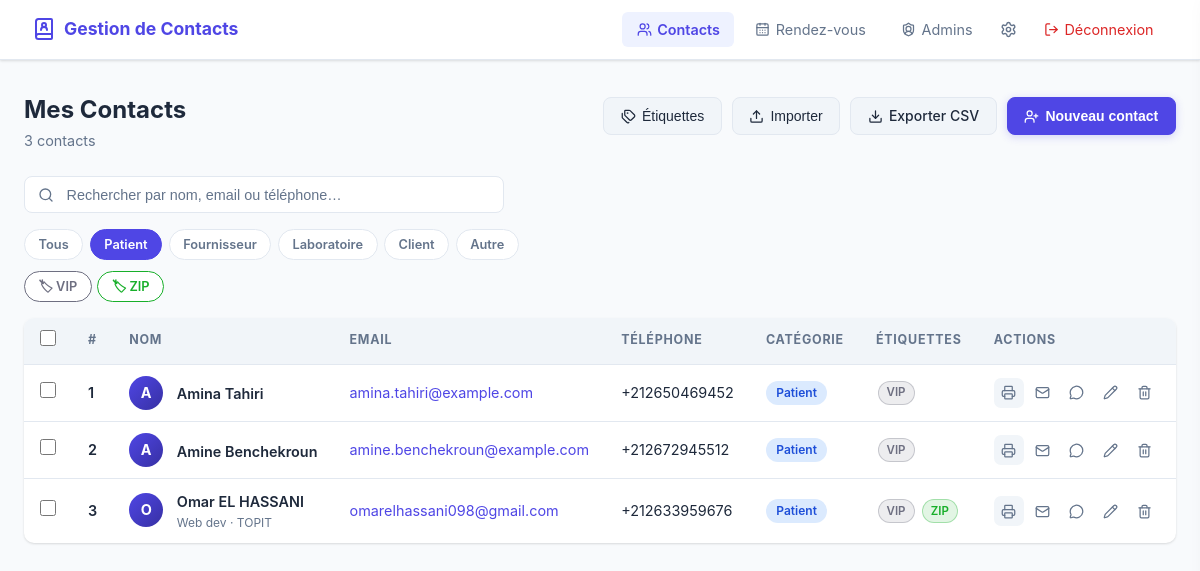
The app's page /contacts?q=&cat=Patient (signed in) with its own data.
### tables this page shows
CREATE TABLE labels (
            id INTEGER PRIMARY KEY AUTOINCREMENT,
            name TEXT UNIQUE NOT NULL,
            color TEXT DEFAULT '#6366f1'
        );

CREATE TABLE contacts (
            id INTEGER PRIMARY KEY AUTOINCREMENT,
            name TEXT NOT NULL,
            email TEXT NOT NULL,
            phone TEXT NOT NULL,
            category TEXT DEFAULT '',
            address TEXT DEFAULT '',
            fonction TEXT DEFAULT '',
            company TEXT DEFAULT ''
        , labels TEXT DEFAULT '');

### app.py (the view, shortened to what this page needs)
@app.route("/contacts")
@login_required
def contacts():
    query      = request.args.get("q", "").strip()
    cat_filter = request.args.get("cat", "").strip()
    lbl_filter = request.args.get("lbl", "").strip()
    if query:
        contact_list = service.search_contacts(query)
    else:
        contact_list = service.get_all_contacts()
    if cat_filter:
        contact_list = [c for c in contact_list if c.get("category") == cat_filter]
    all_labels = label_service.get_all_labels()
    for c in contact_list:
        c["label_list"] = label_service.get_labels_for_contact(c["id"])
    return render_template("contacts.html",
                           contacts=contact_list, query=query,
                           categories=CATEGORIES, cat_filter=cat_filter,
                           all_labels=all_labels, lbl_filter=lbl_filter)

### app.py (called while the page is built)
def login_required(f):
    @wraps(f)
    def decorated(*args, **kwargs):
        if not session.get("logged_in"):
            flash("Veuillez vous connecter.", "warning")
            return redirect(url_for("login"))
        return f(*args, **kwargs)
    return decorated

### database/db.py (called while the page is built)
def get_connection():
    conn = sqlite3.connect(DB_NAME)
    conn.row_factory = sqlite3.Row
    return conn

### services/contact_service.py (called while the page is built)
    def get_all_contacts(self):
        conn = get_connection()
        cursor = conn.cursor()
        cursor.execute("SELECT id, name, email, phone, category, address, fonction, company FROM contacts ORDER BY name ASC")
        rows = cursor.fetchall()
        conn.close()
        return [dict(row) for row in rows]

### services/label_service.py (called while the page is built)
    def get_all_labels(self):
        conn = get_connection()
        cursor = conn.cursor()
        cursor.execute("SELECT id, name, color FROM labels ORDER BY name ASC")
        rows = cursor.fetchall()
        conn.close()
        return [dict(r) for r in rows]

    def get_labels_for_contact(self, contact_id):
        conn = get_connection()
        cursor = conn.cursor()
        cursor.execute("""
            SELECT l.id, l.name, l.color FROM labels l
            JOIN contact_labels cl ON cl.label_id = l.id
            WHERE cl.contact_id = ?
            ORDER BY l.name
        """, (contact_id,))
        rows = cursor.fetchall()
        conn.close()
        return [dict(r) for r in rows]

### templates/contacts.html (shortened to what this page needs)
{% extends "base.html" %}
{% block content %}
<div class="page-header">
    <div>
        <h1 data-i18n="contacts_title">Mes Contacts</h1>
        <p class="subtitle" id="contact-count">{{ contacts|length }} contact{{ 's' if contacts|length != 1 }}</p>
    </div>
    <div class="page-actions">
        <button class="btn btn-action" onclick="openLabelsPanel()">
            <i data-lucide="tags" style="width:15px;height:15px;"></i> Étiquettes
        </button>
        <button class="btn btn-action" onclick="openImportModal()">
            <i data-lucide="upload" style="width:15px;height:15px;"></i> <span data-i18n="btn_import">Importer</span>
        </button>
        <a href="{{ url_for('export_csv') }}" class="btn btn-action">
            <i data-lucide="download" style="width:15px;height:15px;"></i> <span data-i18n="btn_export">Exporter CSV</span>
        </a>
        <button class="btn btn-action btn-action--primary" onclick="openAddModal()">
            <i data-lucide="user-plus" style="width:15px;height:15px;"></i> <span data-i18n="btn_new">Nouveau contact</span>
        </button>
    </div>
</div>
<div class="search-form">
    <div class="search-wrapper">
        <input type="text" id="search-input"
               data-i18n-placeholder="search_placeholder"
               placeholder="Rechercher par nom, email ou téléphone…"
               value="{{ query }}" class="search-input" oninput="filterContacts(this.value)">
    </div>
</div>
{% if categories %}
<div class="cat-filter-bar">
    <a href="{{ url_for('contacts', q=query) }}" class="cat-chip {% if not cat_filter %}active{% endif %}" data-i18n="filter_all">Tous</a>
    {% for cat in categories %}
    <a href="{{ url_for('contacts', q=query, cat=cat) }}" class="cat-chip {% if cat_filter == cat %}active{% endif %}">{{ cat }}</a>
    {% endfor %}
</div>
{% endif %}
{% if all_labels %}
<div class="cat-filter-bar" style="margin-top:-.3rem;gap:.35rem;">
    {% for lbl in all_labels %}
    <a href="{{ url_for('contacts', q=query, cat=cat_filter, lbl=lbl.id) }}"
       class="cat-chip {% if lbl_filter|string == lbl.id|string %}active{% endif %}"
       style="border-color:{{ lbl.color }};{% if lbl_filter|string == lbl.id|string %}background:{{ lbl.color }};color:#fff;{% else %}color:{{ lbl.color }};{% endif %}">
        🏷 {{ lbl.name }}
    </a>
    {% endfor %}
</div>
{% endif %}
{% if contacts %}
<div class="table-wrapper">
    <table class="contacts-table" id="contacts-table">
        <thead>
            <tr>
                <th class="th-checkbox">
                    <input type="checkbox" id="select-all-chk2" class="row-checkbox" onchange="toggleSelectAll(this.checked)">
                </th>
                <th data-i18n="th_id">#</th>
                <th data-i18n="th_name" class="th-sortable" onclick="sortTable('name')" style="cursor:pointer;user-select:none;">
                </th>
                <th data-i18n="th_email" class="th-sortable" onclick="sortTable('email')" style="cursor:pointer;user-select:none;">
                </th>
                <th data-i18n="th_phone" class="th-sortable" onclick="sortTable('phone')" style="cursor:pointer;user-select:none;">
                </th>
                <th data-i18n="th_category">Catégorie</th>
                <th>Étiquettes</th>
                <th data-i18n="th_actions">Actions</th>
            </tr>
        </thead>
        <tbody id="contacts-tbody">
            {% for contact in contacts %}
            <tr data-id="{{ contact.id }}"
                data-name="{{ contact.name|lower }}"
                data-email="{{ contact.email|lower }}"
                data-phone="{{ contact.phone }}"
                data-category="{{ contact.category|lower }}">
                <td style="padding-left:1rem;">
                    <input type="checkbox" class="row-checkbox contact-chk" data-id="{{ contact.id }}" onchange="onRowCheck()">
                </td>
                <td class="id-cell">{{ loop.index }}</td>
                <td>
                    <div class="contact-avatar">{{ contact.name[0].upper() }}</div>
                    <div class="contact-info">
                        <span class="contact-name">{{ contact.name }}</span>
                        {% if contact.fonction or contact.company %}
                        <span class="contact-sub">{{ contact.fonction }}{% if contact.fonction and contact.company %} · {% endif %}{{ contact.company }}</span>
                        {% endif %}
                    </div>
                </td>
                <td><a href="mailto:{{ contact.email }}" class="email-link">{{ contact.email }}</a></td>
                <td>{{ contact.phone }}</td>
                <td>
                    {% if contact.category %}
                    <span class="cat-badge cat-{{ contact.category|lower|replace(' ','') }}">{{ contact.category }}</span>
                    {% else %}<span class="cat-none">-</span>{% endif %}
                </td>
                <td class="labels-cell">
                    {% for lbl in contact.label_list %}
                    <span class="lbl-badge" style="background:{{ lbl.color }}20;color:{{ lbl.color }};border:1px solid {{ lbl.color }}50;">{{ lbl.name }}</span>
                    {% endfor %}
                </td>
                <td class="actions-cell">
                    <button class="btn-icon btn-print" title="Imprimer fiche"
                        onclick="printContactSheet({{ contact.id }}, '{{ contact.name|replace("'", "\\'") }}')">
                        <i data-lucide="printer" style="width:15px;height:15px;"></i>
                    </button>
                    <button class="btn-icon btn-email" title="Email"
                        onclick="openEmailModal({{ contact.id }}, '{{ contact.name|replace("'", "\\'") }}', '{{ contact.email }}')">
                        <i data-lucide="mail" style="width:15px;height:15px;"></i>
                    </button>
                    <button class="btn-icon btn-whatsapp" title="WhatsApp"
                        onclick="openWhatsappModal({{ contact.id }}, '{{ contact.name|replace("'", "\\'") }}', '{{ contact.phone }}')">
                        <i data-lucide="message-circle" style="width:15px;height:15px;"></i>
                    </button>
                    <button class="btn-icon btn-edit" title="Modifier"
                        onclick="openEditModal({{ contact.id }})">
                        <i data-lucide="pencil" style="width:15px;height:15px;"></i>
                    </button>
                    <button class="btn-icon btn-delete" title="Supprimer"
                        onclick="openDeleteModal({{ contact.id }}, '{{ contact.name|replace("'", "\\'") }}')">
                        <i data-lucide="trash-2" style="width:15px;height:15px;"></i>
                    </button>
                </td>
            </tr>
            {% endfor %}
        </tbody>
    </table>
</div>
{% endif %}
{% endblock %}

### records on screen
labels: name "VIP"
labels: name "ZIP"
contacts: name "A", name "Amina Tahiri", email "amina.tahiri@example.com", phone "+212650469452", category "Patient"
contacts: name "A", name "Amine Benchekroun", email "amine.benchekroun@example.com", phone "+212672945512", category "Patient"
contacts: name "O", name "Omar EL HASSANI", fonction "Web dev", company "TOPIT", email "omarelhassani098@gmail.com", phone "+212633959676", category "Patient"

### other values on screen
{{ contacts|length }} "3"
{{ 's' if contacts|length != 1 }} "s"
{{ cat }} "Patient" "Fournisseur" "Laboratoire" "Client" "Autre"
